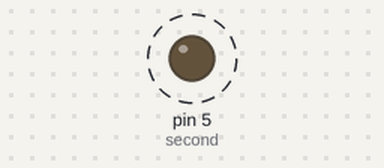
A sketch run on a simulated Arduino Uno, built with avr-gcc and run on an emulated ATmega328P. Parts: output pins drawn as LEDs (lit = HIGH). Dashed ring = blinking. Pins used as bus, display or sensor lines are not drawn.

Above: at 0.3 s.
Timing chart, 0 to 3.5 s (numbered marks = the images above):
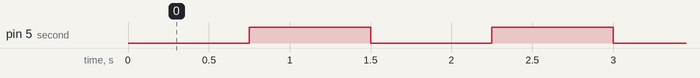

Measured:
- by itself, pin 5 (second): alternates HIGH for 0.75 s and LOW for 0.75 s

The sketch:

exercise4.ino
```cpp
int first=6;
int second =5;

void setup() {
  // put your setup code here, to run once:
  pinMode(first, OUTPUT);
  pinMode(second, OUTPUT);
}

void loop() {
  // put your main code here, to run repeatedly:
  digitalWrite(first, HIGH);
  digitalWrite(second, LOW);
  delay(750);

  digitalWrite(first, LOW);
  digitalWrite(second, HIGH);
  delay(750);

}
```
